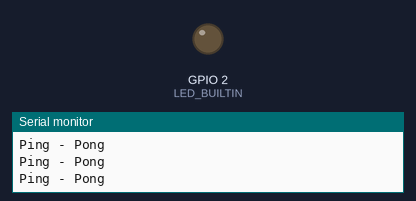
Bench run of a program on a simulated ESP32. Parts: output pins drawn as LEDs (lit = HIGH), the last lines printed to the serial monitor.

Above: at 2.5 s.
At 5.2 s:
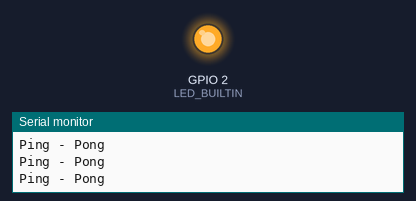
Timing chart, 0 to 6.5 s (numbered marks = the images above):
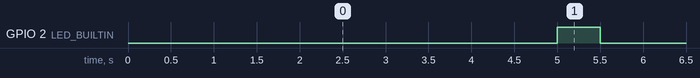

Measured:
- by itself, GPIO 2 (LED_BUILTIN): alternates HIGH for 0.50 s and LOW for 4.5 s

The program:

main.cpp
```cpp
#include <Arduino.h>
#include <FreeRTOS.h>

#define DELAY (500U)

static SemaphoreHandle_t semaphore = NULL; // Declare a semaphore handle.

// The thread function for printing Ping.
static void print_ping(void *pvParameters)
{
    (void)(pvParameters);

    while (true)
    {
        // Sleep for 500 milliseconds.
        vTaskDelay(DELAY / portTICK_PERIOD_MS);

        Serial.print("Ping - ");
        Serial.flush();

        // Signal print_pong to print Pong.
        xSemaphoreGive(semaphore);
    }
}

// The thread function for printing Pong.
static void print_pong(void *pvParameters)
{
    (void)(pvParameters);

    while (true)
    {
        // Wait for signal from print_pong.
        xSemaphoreTake(semaphore, portMAX_DELAY);

        Serial.println("Pong");
        Serial.flush();
    }
}

// The thread function for blinking the LED every exact 5 seconds.
// Instead of vTaskDelay, we have used vTaskDelayUntil.
static void blinking(void *pvParameters)
{
    pinMode(LED_BUILTIN, OUTPUT);
    TickType_t xLastWakeTime = xTaskGetTickCount(); // Initialise the xLastWakeTime variable with the current time.

    while (true)
    {
        // Wait for the next cycle.
        vTaskDelayUntil(&xLastWakeTime, 10 * DELAY / portTICK_PERIOD_MS);

        // Turn LED on.
        digitalWrite(LED_BUILTIN, HIGH);

        // Sleep for 500 milliseconds.
        vTaskDelay(DELAY / portTICK_PERIOD_MS);

        // Turn LED off.
        digitalWrite(LED_BUILTIN, LOW);
    }
}

void setup()
{
    Serial.begin(9600);
    while (!Serial)
    {
        ;
    }

    // Initialize a binary semaphore
    semaphore = xSemaphoreCreateCounting(1, 0);

    // Create the task at priority one for print_ping
    BaseType_t ping = xTaskCreate(print_ping, "Ping", configMINIMAL_STACK_SIZE, NULL, 1, NULL);

    // Create the task at priority two for print_pong
    BaseType_t pong = xTaskCreate(print_pong, "Pong", configMINIMAL_STACK_SIZE, NULL, 2, NULL);

    // Create the task at priority three for blinking
    BaseType_t blink = xTaskCreate(blinking, "Blinking", configMINIMAL_STACK_SIZE, NULL, 3, NULL);

    // Check for creation errors
    if (semaphore == NULL || ping != pdPASS || pong != pdPASS || blink != pdPASS)
    {
        while (true)
        {
            delay(1000);
            Serial.println("Creation error!");
        }
    }
}

void loop()
{
    // Not used
}
```
